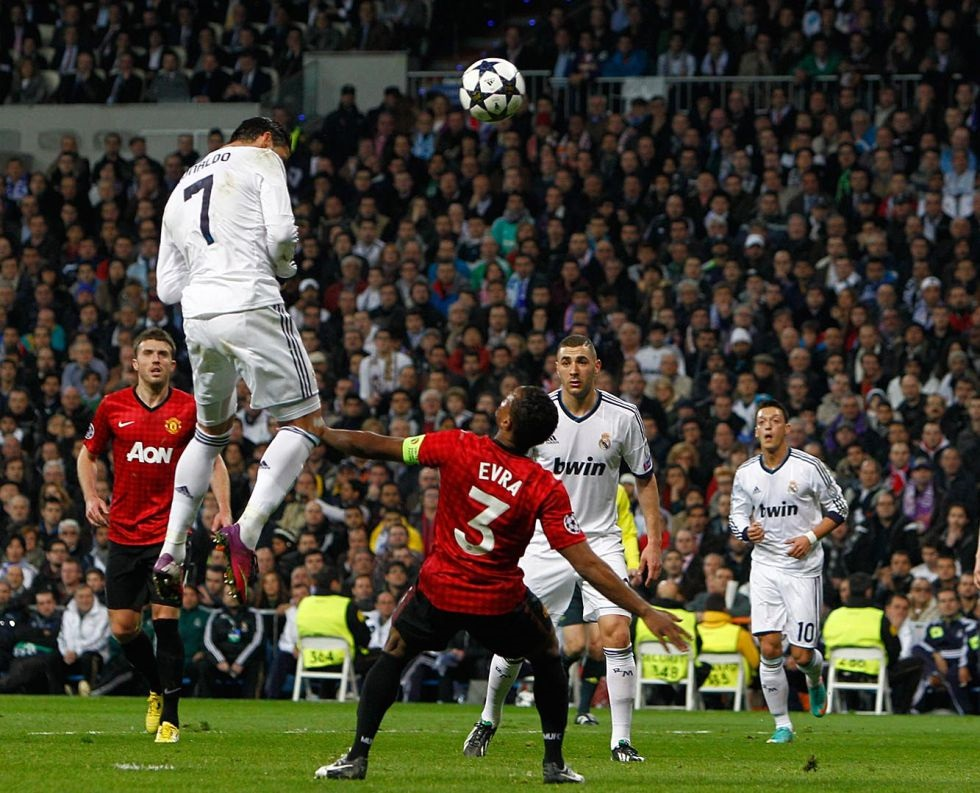
#> input picture image-ascii/cr7.jpg, 980 x 793 px
$ python ascii.py
#> lines starting #> are read from the running program, lines starting #| are printed output that depends on the picture
#> the answer given: cr7.jpg
#> in main, image is the input picture: PIL image 980x793 RGB; mean R, G, B 73.4, 68.2, 52.9

import PIL.Image


# Output caharacter
ASCII_CHARS = ["@","#","$","%","&","?","+","*",";",":",",","."]

# Resize image
def resize_image(image, new_width = 100):
#> called with new_width = 100
    width, height = image.size
#> width = 980; height = 793
    ratio = height / width
#> ratio = 0.809
    new_height = int(new_width * ratio)
#> new_height = 80
    resized_image = image.resize((new_width, new_height))
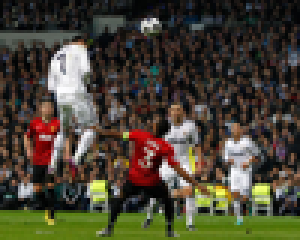
#> resized_image: PIL image 100x80 RGB (shown 3 times larger); mean R, G, B 73.4, 68.2, 52.9
    return(resized_image)

# Convert each pixel to grayscale
def grayify(image):
    grayscale_image = image.convert("L")
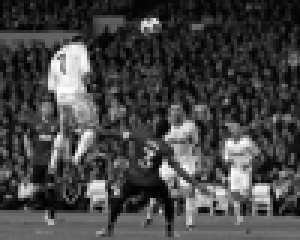
#> grayscale_image: PIL image 100x80 L (shown 3 times larger); min 0, max 255, mean 68
    return(grayscale_image)

# Convert pixels to a string of ASCII characters
def pixels_to_ascii(image):
    pixels = image.getdata()
    characters = "".join([ASCII_CHARS[pixel//25] for pixel in pixels])
    return(characters)

def main(new_width = 100):
    path = input("Enter a valid pathname to an image: \n")
    try:
        image = PIL.Image.open(path)
    except:
        print(path," is not a valid pathname to an image")

    # Convert image to ASCII
    new_image_data = pixels_to_ascii(grayify(resize_image(image)))
    pixel_count = len(new_image_data)
#> pixel_count = 8000
    ascii_image = "\n".join(new_image_data[i:(i + new_width)] for i in range(0, pixel_count, new_width))

    # Print result
    print(ascii_image)

    # Save result to "ascii_image.txt"
    with open("ascii_image.txt","w") as f:
        f.write(ascii_image)


main()
